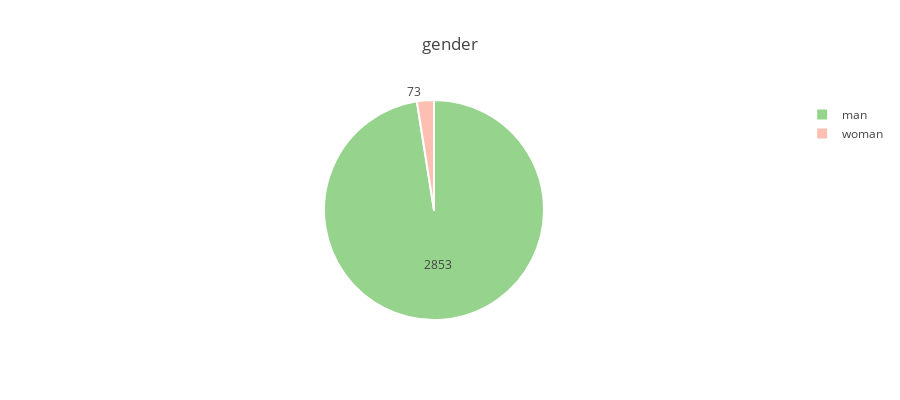

Notebook source saved alongside this figure:
### Code cell
exploreCat(merge_df, "gender")

### Figure 1 — Plotly figure (JSON) as saved in the notebook; plotly's stock layout.template omitted (floating-point values rounded to 4 significant figures)
{"data": [{"hoverinfo": "all", "labels": ["man", "woman"], "marker": {"colors": ["#96D38C", "#FEBFB3"], "line": {"color": "#fff", "width": 2}}, "textfont": {"size": 12}, "textinfo": "value", "type": "pie", "uid": "8a390a3a-940e-11e8-8e48-6c40089fb510", "values": [2853, 73]}], "layout": {"height": 400, "title": "gender"}}
